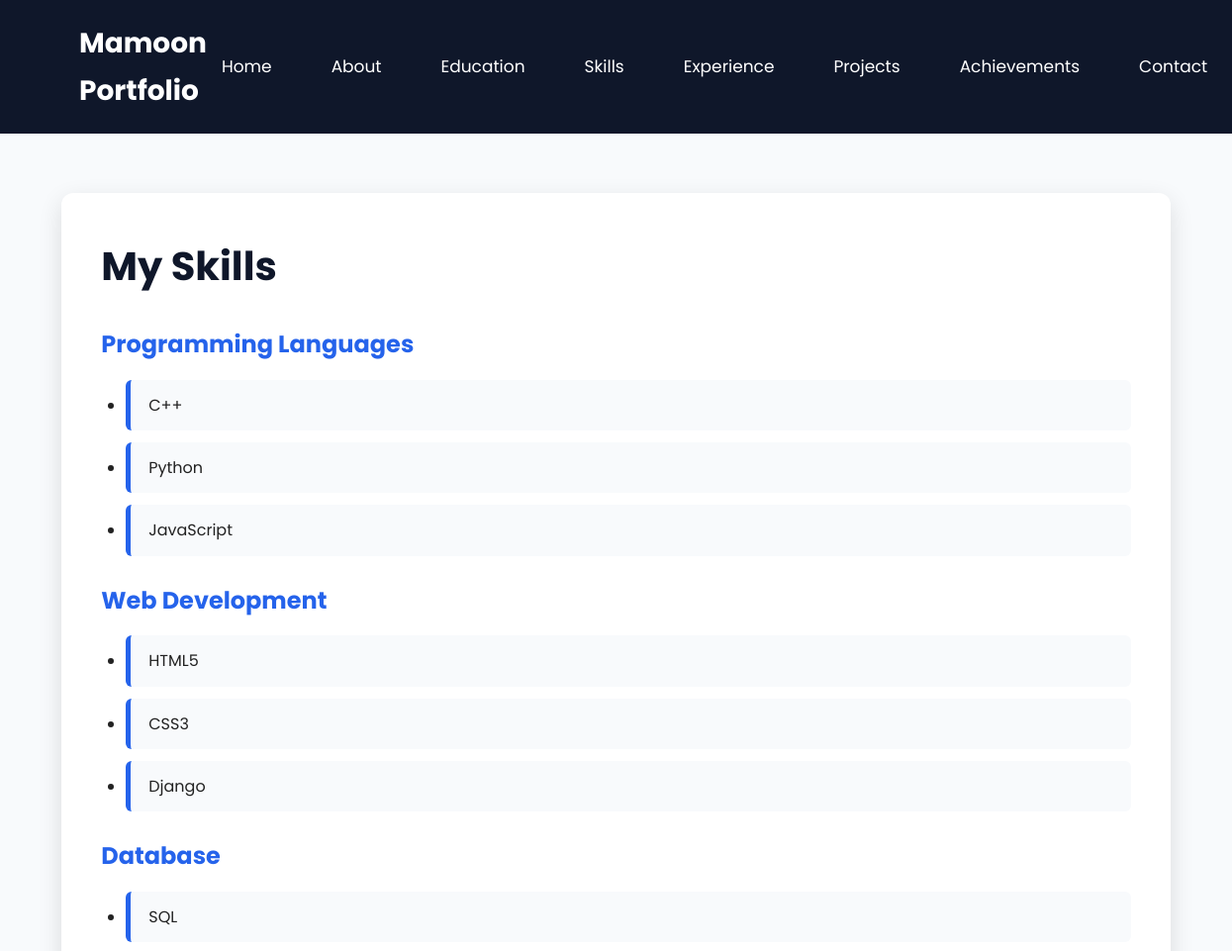
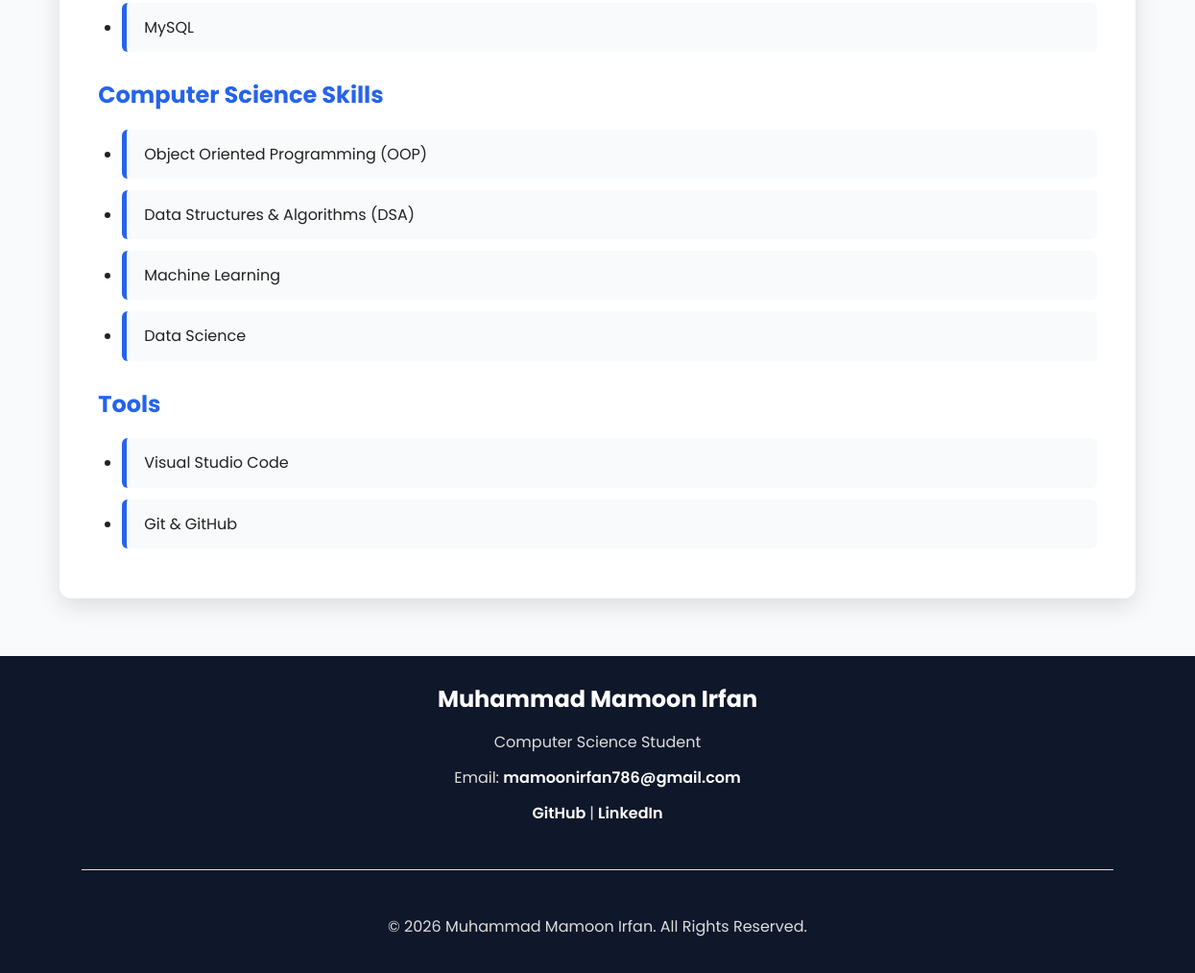
Screenshot of /skills/ with the database file from the repository (2 pictures, top to bottom).
### skills/models.py (models this page shows, shortened)
class Skill(models.Model):
    CATEGORY_CHOICES = [
        ("Programming Languages", "Programming Languages"),
        ("Web Development", "Web Development"),
        ("Database", "Database"),
        ("Computer Science Skills", "Computer Science Skills"),
        ("Tools", "Tools"),
    ]
    category = models.CharField(max_length=50, choices=CATEGORY_CHOICES)
    skill_name = models.CharField(max_length=100)

### bio/models.py (models this page shows, shortened)
class Bio(models.Model):
    name = models.CharField(max_length=100)
    job_title = models.CharField(max_length=100)
    profile_picture = models.ImageField(upload_to="profile/")
    description = models.TextField()
    career_objective = models.TextField()
    degree = models.CharField(max_length=100)
    university = models.CharField(max_length=200)
    country = models.CharField(max_length=100)
    email = models.EmailField()
    university_email = models.EmailField()
    phone = models.CharField(max_length=20, blank=True)
    github = models.URLField()
    linkedin = models.URLField()
    resume = models.FileField(upload_to="resume/")

### skills/views.py (the view)
# urls.py: path('skills/', include('skills.urls')),
def skills(request):
    programming_languages = Skill.objects.filter(category="Programming Languages")
    web_development = Skill.objects.filter(category="Web Development")
    database = Skill.objects.filter(category="Database")
    computer_science_skills = Skill.objects.filter(category="Computer Science Skills")
    tools = Skill.objects.filter(category="Tools")
    bio = Bio.objects.first()
    return render(request, "skills.html", {
        "programming_languages": programming_languages,
        "web_development": web_development,
        "database": database,
        "computer_science_skills": computer_science_skills,
        "tools": tools,
        "bio": bio,
    })

### templates/skills.html (shortened to what this page needs)
{% load static %}
<!DOCTYPE html>
<html lang="en">
<head>
    <link rel="stylesheet" href="{% static 'css/style.css' %}">
</head>
<body>
<header>
    <div class="logo">
        <h2>Mamoon Portfolio</h2>
    </div>
    <nav>
        <ul>
            <li><a href="{% url 'home' %}">Home</a></li>
            <li><a href="{% url 'about' %}">About</a></li>
            <li><a href="{% url 'education' %}">Education</a></li>
            <li><a href="{% url 'skills' %}">Skills</a></li>
            <li><a href="{% url 'experience' %}">Experience</a></li>
            <li><a href="{% url 'projects' %}">Projects</a></li>
            <li><a href="{% url 'achievements' %}">Achievements</a></li>
            <li><a href="{% url 'contact' %}">Contact</a></li>
        </ul>
    </nav>
</header>
<main>
    <section class="page">
        <h1>My Skills</h1>
        <h2>Programming Languages</h2>
        <ul>
            {% for skill in programming_languages %}
                <li>{{ skill.skill_name }}</li>
            {% endfor %}
        </ul>
        <h2>Web Development</h2>
        <ul>
            {% for skill in web_development %}
                <li>{{ skill.skill_name }}</li>
            {% endfor %}
        </ul>
        <h2>Database</h2>
        <ul>
            {% for skill in database %}
                <li>{{ skill.skill_name }}</li>
            {% endfor %}
        </ul>
        <h2>Computer Science Skills</h2>
        <ul>
            {% for skill in computer_science_skills %}
                <li>{{ skill.skill_name }}</li>
            {% endfor %}
        </ul>
        <h2>Tools</h2>
        <ul>
            {% for skill in tools %}
                <li>{{ skill.skill_name }}</li>
            {% endfor %}
        </ul>
    </section>
</main>
<footer>
    <div class="footer-content">
        <h2>{{ bio.name }}</h2>
        <p>
            {{ bio.job_title }}
        </p>
        <p>
            Email:
            <a href="mailto:{{ bio.email }}">
                {{ bio.email }}
            </a>
        </p>
        <p>
            <a href="{{ bio.github }}"
               target="_blank"
               rel="noopener noreferrer">
                GitHub
            </a>
            |
            <a href="{{ bio.linkedin }}"
               target="_blank"
               rel="noopener noreferrer">
                LinkedIn
            </a>
        </p>
        <hr>
        <p>
            &copy; 2026 {{ bio.name }}.
            All Rights Reserved.
        </p>
    </div>
</footer>
</body>
</html>

### static/css/style.css (style rules this page uses)
:root { --primary:#0f172a; --secondary:#2563eb; --white:#ffffff; --light:#f8fafc; --gray:#64748b; --shadow:0 8px 25px rgba(0,0,0,.12); }
* { margin:0; padding:0; box-sizing:border-box; }
body { font-family:'Poppins',sans-serif; background:var(--light); color:#222; line-height:1.7; }
a { text-decoration:none; }
ul { list-style:none; }
header { background:var(--primary); display:flex; justify-content:space-between; align-items:center; padding:20px 80px; position:sticky; top:0; z-index:1000; }
.logo h2 { color:white; font-size:28px; font-weight:700; }
nav ul { display:flex; gap:30px; }
nav ul li a { color:white; font-size:17px; transition:.3s; padding:8px 15px; border-radius:5px; }
.page { width:90%; margin:60px auto; background:white; padding:40px; border-radius:12px; box-shadow:var(--shadow); }
.page h1 { color:var(--primary); margin-bottom:25px; font-size:40px; }
.page h2 { color:var(--secondary); margin-top:25px; margin-bottom:15px; }
.page ul { list-style:disc; margin-left:25px; }
.page li { margin-bottom:10px; }
.page ul li { background:#f8fafc; padding:12px 18px; margin-bottom:12px; border-left:5px solid var(--secondary); border-radius:6px; transition:.3s; }
hr { margin:30px 0; border:none; height:1px; background:#ddd; }
footer { background:var(--primary); color:white; text-align:center; padding:25px; margin-top:60px; }
hr { margin:45px 0; border:none; border-top:1px solid #ddd; }
.footer-content { width:90%; margin:auto; text-align:center; }
.footer-content h2 { color:white; margin-bottom:10px; }
.footer-content p { color:#ddd; margin-bottom:10px; }
.footer-content a { color:white; font-weight:600; }

### rows the page displays
Skill: skill_name "C++"
Skill: skill_name "Python"
Skill: skill_name "JavaScript"
Skill: skill_name "HTML5"
Skill: skill_name "CSS3"
Skill: skill_name "Django"
Skill: skill_name "SQL"
Skill: skill_name "MySQL"
Skill: skill_name "Object Oriented Programming (OOP)"
Skill: skill_name "Data Structures & Algorithms (DSA)"
Skill: skill_name "Machine Learning"
Skill: skill_name "Data Science"
Skill: skill_name "Visual Studio Code"
Skill: skill_name "Git & GitHub"
Bio: name "Muhammad Mamoon Irfan", job_title "Computer Science Student", email "mamoonirfan786@gmail.com"
